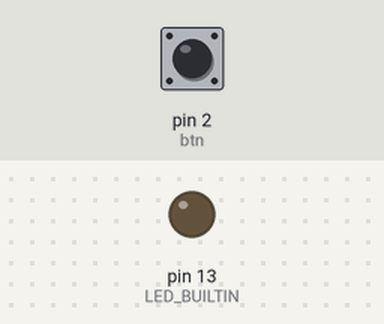
Bench run of a sketch on a simulated Arduino Uno, built with avr-gcc and run on an emulated ATmega328P. Shown: output pins drawn as LEDs (lit = HIGH). The test bench sets the inputs (shaded band); at power-on: pin 2 (btn) LOW.

Above: at 1.2 s.
1.3 s: pin 2 (btn) pulled HIGH for 0.15 s
At 1.37 s:
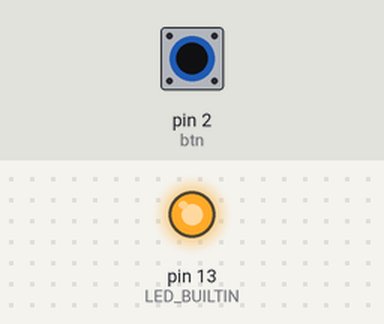
2.9 s: pin 2 (btn) pulled HIGH for 3.2 s
At 6.6 s:
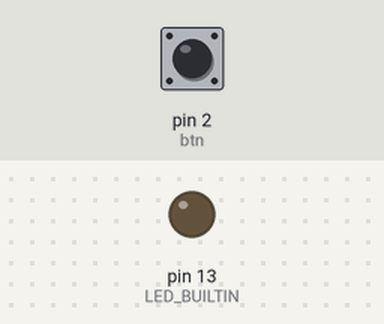
Timing chart, 0 to 8.1 s (numbered marks = the images above; inputs shaded):
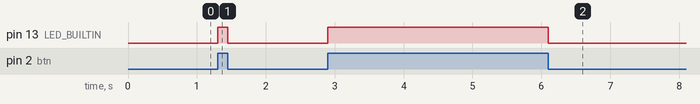

The sketch:

pushbutton.ino
```cpp
const int btn = 2;

void setup(){
  // Configurar o pino do LED (13) como OUTPUT para o controlarmos digitalmente
  pinMode(LED_BUILTIN, OUTPUT);

  // Configurar o pino btn (2) como INPUT para que possamos ler seu estado
  // esta configuração faz com que o pino fique com uma voltagem baixa,
  // "sugando" corrente para si
  pinMode(btn, INPUT);
}

void loop() {
  // Declarando uma variavel para armazenar a leitura do estado do pushbutton
  // esta variável existe somente dentro desta execução de loop()
  // sendo recriada na próxima execução
  int btnState = digitalRead(btn);

  // Caso o botão esteja "apertado"
  if (btnState == HIGH) {
    // ligamos o LED
    digitalWrite(LED_BUILTIN, HIGH);
  } else { // Caso contrário
    // desligamos o LED
    digitalWrite(LED_BUILTIN, LOW);
  }
}
```

Measured:
- after the input at 1.3 s, pin 13 (LED_BUILTIN): LOW → HIGH at once, → LOW 0.15 s later
- after the input at 2.9 s, pin 13 (LED_BUILTIN): LOW → HIGH at once, → LOW 3.2 s later
